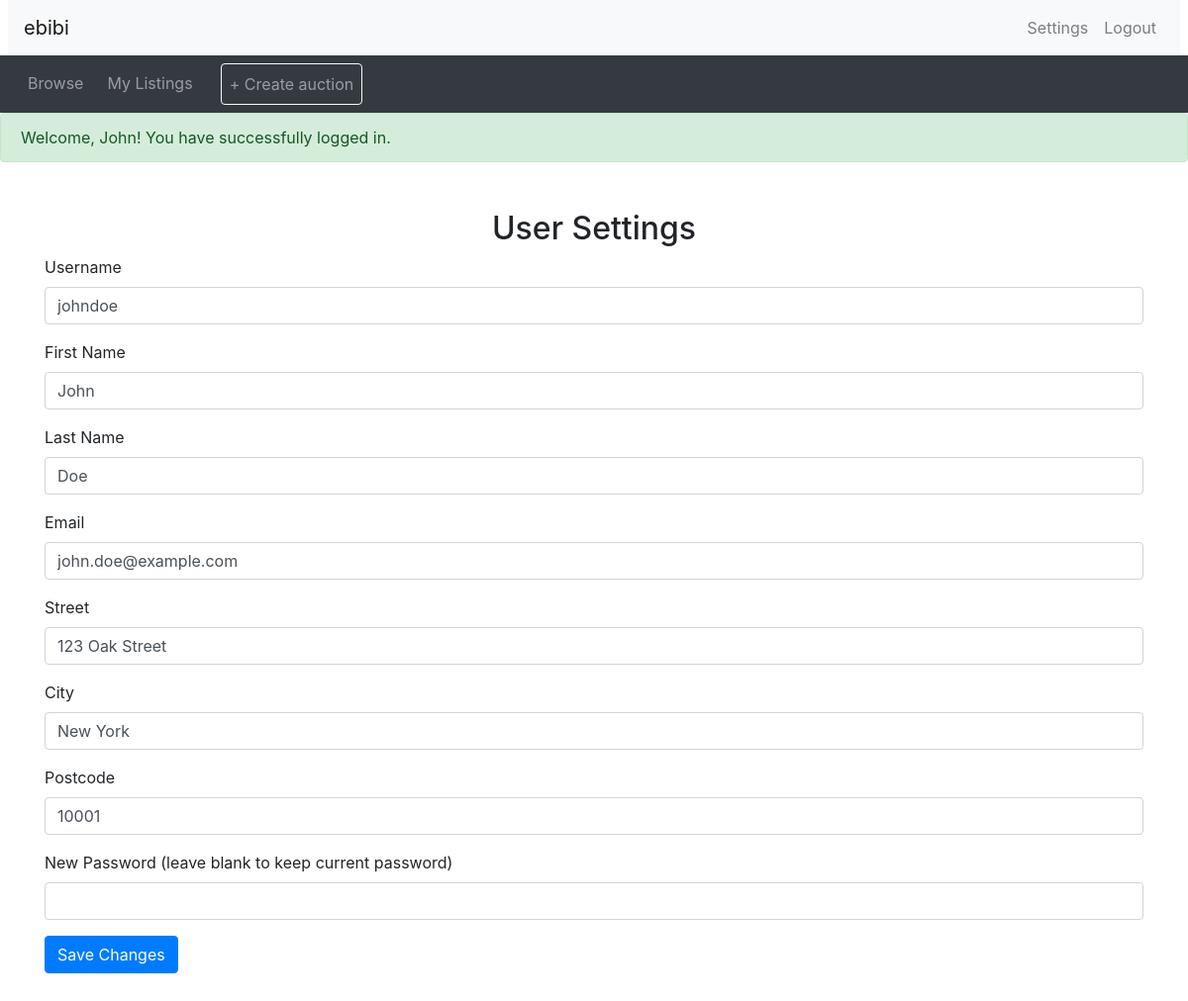
The app's page /user_settings.php (signed in) with its own data.
### tables this page shows
CREATE TABLE Addresses(
    addressID INT NOT NULL PRIMARY KEY AUTO_INCREMENT,
    userID INT NOT NULL UNIQUE,
    street VARCHAR(255) NOT NULL,
    city VARCHAR(255) NOT NULL,
    postcode VARCHAR(255) NOT NULL,
    FOREIGN KEY (userID) REFERENCES Users(userID) ON DELETE CASCADE
);

CREATE TABLE Users(  
    userID INT NOT NULL PRIMARY KEY AUTO_INCREMENT,
    firstName VARCHAR(255) NOT NULL,
    lastName VARCHAR(255) NOT NULL,
    email VARCHAR(255) UNIQUE NOT NULL,
    username VARCHAR(255) UNIQUE NOT NULL,
    password VARCHAR(255) NOT NULL
);

### user_settings.php (the view, shortened to what this page needs)
<?php
include_once("header.php");
$user_id = $_SESSION['user_id'];
$conn = get_connection();
$query = "
    SELECT
        u.username, u.firstName, u.lastName, u.email,
        a.street, a.city, a.postcode
    FROM Users u
    LEFT JOIN Addresses a ON u.userID = a.userID
    WHERE u.userID = ?";
$stmt = $conn->prepare($query);
$stmt->bind_param("i", $user_id);
$stmt->execute();
$user_data = $stmt->get_result()->fetch_assoc();
$user = [
    'username' => $user_data['username'],
    'firstName' => $user_data['firstName'],
    'lastName' => $user_data['lastName'],
    'email' => $user_data['email']
];
$address = [
    'street' => $user_data['street'] ?? '',
    'city' => $user_data['city'] ?? '',
    'postcode' => $user_data['postcode'] ?? ''
];
$success_message = $_SESSION['success_message'] ?? null;
?>
<?php if ($success_message): ?>
    <div class="alert alert-success">
        <?= htmlspecialchars($success_message) ?>
    </div>
<?php endif; ?>
<div class="container my-5">
    <h2 class="text-center">User Settings</h2>
    <form method="post" action="update_user_settings.php">
        <div class="form-group">
            <label for="username">Username</label>
            <input type="text" class="form-control" id="username" name="username" value="<?= htmlspecialchars($user['username']) ?>" required>
        </div>
        <div class="form-group">
            <label for="firstName">First Name</label>
            <input type="text" class="form-control" id="firstName" name="firstName" value="<?= htmlspecialchars($user['firstName']) ?>" required>
        </div>
        <div class="form-group">
            <label for="lastName">Last Name</label>
            <input type="text" class="form-control" id="lastName" name="lastName" value="<?= htmlspecialchars($user['lastName']) ?>" required>
        </div>
        <div class="form-group">
            <label for="email">Email</label>
            <input type="email" class="form-control" id="email" name="email" value="<?= htmlspecialchars($user['email']) ?>" required>
        </div>
        <div class="form-group">
            <label for="street">Street</label>
            <input type="text" class="form-control" id="street" name="street" value="<?= htmlspecialchars($address['street']) ?>">
        </div>
        <div class="form-group">
            <label for="city">City</label>
            <input type="text" class="form-control" id="city" name="city" value="<?= htmlspecialchars($address['city']) ?>">
        </div>
        <div class="form-group">
            <label for="postcode">Postcode</label>
            <input type="text" class="form-control" id="postcode" name="postcode" value="<?= htmlspecialchars($address['postcode']) ?>">
        </div>
        <div class="form-group">
            <label for="password">New Password (leave blank to keep current password)</label>
            <input type="password" class="form-control" id="password" name="password">
        </div>
        <div class="form-group">
            <button type="submit" class="btn btn-primary">Save Changes</button>
        </div>
    </form>
</div>
<?php include_once("footer.php"); ?>

### records on screen
addresses: username "johndoe", firstName "John", lastName "Doe", email "john.doe@example.com", street "123 Oak Street", city "New York", postcode "10001"

### other values on screen
$success_message "Welcome, John! You have successfully logged in."
